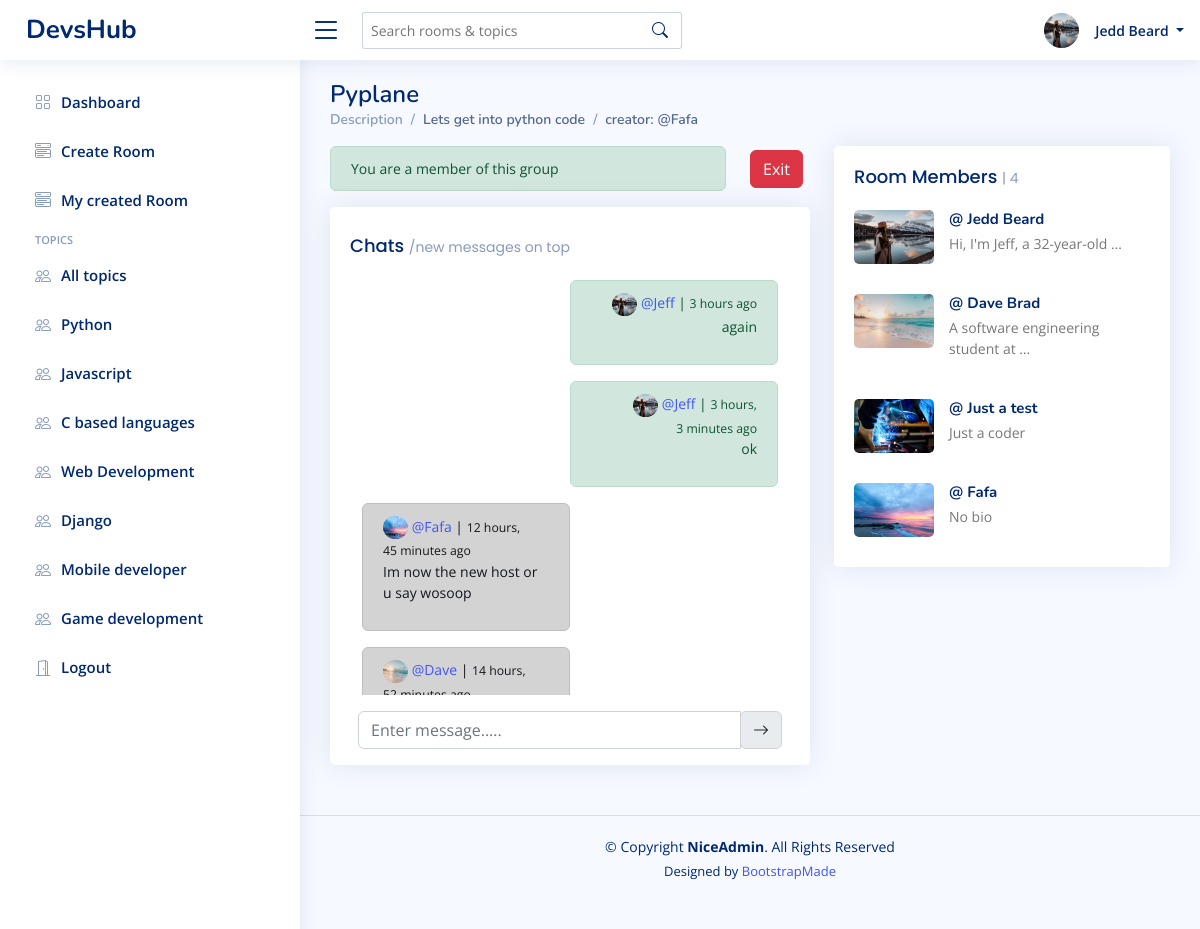
The app's page /rooms/1/ (signed in) with its own data.
### base/models.py (models this page shows, shortened)
class Profile(models.Model):
    user = models.OneToOneField(User, on_delete=models.CASCADE)
    full_name = models.CharField(max_length=200, blank=True)
    profile_pic = models.ImageField(default="avatar.png", upload_to='profiles/', blank=True)
    bio =  models.TextField(blank=True)
    job = models.CharField(max_length=150, blank=True)
    company = models.CharField(max_length=200, blank=True)
    created = models.DateTimeField(auto_now_add=True)
    updated = models.DateTimeField(auto_now=True)

class Topic(models.Model):
    name = models.CharField(max_length=100)

class Room(models.Model):
    host = models.ForeignKey(User, on_delete=models.CASCADE, blank=True)
    topic = models.ForeignKey(Topic, on_delete=models.CASCADE)
    name = models.CharField(max_length=200)
    description = models.TextField()
    members = models.ManyToManyField(User, related_name="members", blank=True)
    created = models.DateTimeField(auto_now_add=True)
    updated = models.DateTimeField(auto_now=True)
    objects = RoomManager()
    class Meta:
        ordering = ["-updated", "-created"]
    def get_messages(self):
        return self.message_set.all()

class Message(models.Model):
    user = models.ForeignKey(User, on_delete=models.CASCADE)
    room = models.ForeignKey(Room, on_delete=models.CASCADE)
    body = models.TextField()
    created = models.DateTimeField(auto_now_add=True)
    updated = models.DateTimeField(auto_now=True)
    class Meta:
        ordering = ["-created", '-updated']

### base/views.py (the view, shortened to what this page needs)
# urls.py: path("rooms/<str:pk>/", rooms, name="room"),
@login_required(login_url="login")
def rooms(request, pk):
    empty_activity = False
    room = Room.objects.get(id=pk)
    messages_ = room.message_set.all()
    members = room.members.all()
    topics = Topic.objects.all()
    room_messages = Message.objects.all().order_by("-created")[:20]
    if len(room_messages) == 0:
        empty_activity = True
    context = {
        "room": room,
        "s_messages": messages_,
        "members": members,
        "room_messages": room_messages,
        'empty_activity': empty_activity,
        'topics':topics,
    }
    return render(request, "base/rooms.html", context)

### base/templates/base/rooms.html (shortened to what this page needs)
{% extends 'main.html' %}
{% load static %}
{% load custom_filters %}
{% block css_files %}
<link href="{% static 'vendor/bootstrap/css/bootstrap.min.css' %}" rel="stylesheet">
<link href="{% static 'vendor/bootstrap-icons/bootstrap-icons.css' %}" rel="stylesheet">
<link href="{% static 'css/style.css' %}" rel="stylesheet">
{% endblock css_files %}
{% block content %}
<main id="main" class="main">
    <div class="pagetitle">
      <h1>{{room.name}}</h1>
      <nav>
        <ol class="breadcrumb">
          <li class="breadcrumb-item"><a href="index.html">Description</a></li>
          <li class="breadcrumb-item active">{{room.description|truncatewords:15}}</li>
          <li class="breadcrumb-item active">creator: @{{room.host.profile.user}}</li>
        </ol>
      </nav>
    </div>
    <section class="section dashboard">
      <div class="row">
        <div class="col-lg-7">
          {% if user in room.members.all %}
            <div class="row">
                <div class="col-md-10">
                    <div class="alert alert-success" role="alert">
                      You are a member of this group
                    </div>
                </div>
                <div class="col-md-2 mt-1 mb-2">
                    <a href="{% url "exit-room" room.id %}" class="btn btn-danger">Exit</a>
                </div>
            </div>
        {% else %}
            <div class="alert alert-dark" role="alert">
                Send message to join group
            </div>
        {% endif %}
            <div class="col-12">
              <div class="card pt-2">
                <div class="chat-container card-body" style="max-height: 480px; overflow-y: auto;">
                  <h5 class="card-title">Chats <span>/new messages on top</span></h5>
                  {% for message in room.get_messages %}
                    <div class="container">
                        <div class="col-md-6 {% if message.user == request.user  %}ms-auto text-end alert alert-success{% else %} alert alert-dark{% endif %} ">
                            <div class="media">
                                <img src="{{message.user.profile.profile_pic.url}}" style="width:25px; height:23px;" class="me- rounded-circle" alt="Profile Picture">
                                <a href="{% url 'profile' message.user.id %}"><span class="mt-0">@{{message.user}}</span></a> |
                                <small>{{message.created|timesince}} ago</small>
                                <div class="media-body">
                                    <p>{{message.body}}</p>
                                </div>
                            </div>
                        </div>
                    </div>
                  {% endfor %}
                </div>
                <div class="row m-3">
                  <form class="col-sm-12" method="POST">
                    <div class="input-group">
                    <input type="text" class="form-control" name="message" placeholder="Enter message.....">
                    <div class="input-group-append">
                        <span class="input-group-text">
                        <i class="bi bi-arrow-right"></i>
                        </span>
                    </div>
                    </div>
                  </form>
                </div>
              </div>
            </div>
        </div>
        <div class="col-lg-5">
          <div class="card">
            <div class="card-body pb-0">
              <h5 class="card-title">Room Members <span>| {{members|length}}</span></h5>
              {% for user in members %}
              <div class="news">
                <div class="post-item clearfix">
                  <a href="{% url 'profile' user.id %}"><img src="{{user.profile.profile_pic.url}}" alt=""></a>
                  <h4><a href="{% url 'profile' user.id %}">@
                    {% if user.profile.full_name %}
                        {{user.profile.full_name}}
                    {% else %}
                        {{user}}
                    {% endif %}
                  </a></h4>
                  <p>
                    {% if user.profile.bio %}
                        {{user.profile.bio|truncatewords:5}}
                    {% else %}
                        No bio
                    {% endif %}
                  </p>
                  <br>
                </div>
              </div>
              {% endfor %}
            </div>
          </div>
        </div>
      </div>
    </section>
  </main>
{% endblock content %}

### templates/main.html (shortened to what this page needs)
<!DOCTYPE html>
<html lang="en">
<head>
  {% block css_files %}{% endblock css_files %}
</head>
<body>
    {% include 'navbar.html' %}
    {% include 'aside.html' %}
    {% block content %}{% endblock content %}
  <footer id="footer" class="footer">
    <div class="copyright">
      &copy; Copyright <strong><span>NiceAdmin</span></strong>. All Rights Reserved
    </div>
    <div class="credits">
      Designed by <a href="https://bootstrapmade.com/">BootstrapMade</a>
    </div>
  </footer>
</body>
</html>

### templates/navbar.html (shortened to what this page needs)
  <header id="header" class="header fixed-top d-flex align-items-center">
    <div class="d-flex align-items-center justify-content-between">
      <a href="{% url 'home' %}" class="logo d-flex align-items-center">
        <span class="d-none d-lg-block">DevsHub</span>
      </a>
      <i class="bi bi-list toggle-sidebar-btn"></i>
    </div>
    <div class="search-bar">
      <form class="search-form d-flex align-items-center" method="GET" action="{% url 'home' %}">
        <input type="text" name="q" placeholder="Search rooms & topics" title="Enter search keyword">
        <button type="submit" title="Search"><i class="bi bi-search"></i></button>
      </form>
    </div>
    <nav class="header-nav ms-auto">
      <ul class="d-flex align-items-center">
        {% if user.is_authenticated %}
        <li class="nav-item dropdown pe-3">
          <a class="nav-link nav-profile d-flex align-items-center pe-0" href="#" data-bs-toggle="dropdown">
            <img src="{{request.user.profile.profile_pic.url}}" style="height: 35px; width:35px;" alt="Profile" class="rounded-circle me-2">
            <span class="d-none d-md-block dropdown-toggle ps-2">
              {% if request.user.profile.full_name %}
                {{request.user.profile.full_name}}
              {% else %}
                {{request.user}}
               {% endif %}
            </span>
          </a>
        </li>
        {% else %}
        <a href="{% url 'login' %}" class="btn btn-primary me-3">Login</a>
        {% endif %}
      </ul>
    </nav>
  </header>

### templates/aside.html
  <aside id="sidebar" class="sidebar">
    <ul class="sidebar-nav" id="sidebar-nav">
      <li class="nav-item">
        <a class="nav-link collapsed" href="{% url 'home' %}">
          <i class="bi bi-grid"></i>
          <span>Dashboard</span>
        </a>
      </li>
      <li class="nav-item">
        <a class="nav-link collapsed" data-bs-target="#components-nav" href="{% url 'create-room' %}">
          <i class="bi bi-menu-button-wide"></i><span>Create Room</span>
        </a>
      </li>
      <li class="nav-item">
        <a class="nav-link collapsed" data-bs-target="#components-nav" href="{% url 'created-rooms' %}">
          <i class="bi bi-menu-button-wide"></i><span>My created Room</span>
        </a>
      </li>
      <li class="nav-heading">Topics</li>
      <li class="nav-item">
        <a class="nav-link collapsed" href="{% url 'home' %}">
        <i class="bi bi-people"></i>
        <span>All topics</span>
        </a>
    </li>
      {% for topic in topics %}
        <li class="nav-item">
            <a class="nav-link collapsed" href="{% url 'home' %}?q={{topic.name}}">
            <i class="bi bi-people"></i>
            <span>{{topic.name}}</span>
            </a>
        </li>
      {% endfor %}
      {% if user.is_authenticated %}
      <li class="nav-item">
        <a class="nav-link collapsed" href="{% url 'logout' %}">
        <i class="bi bi-door-open"></i>
        <span>Logout</span>
        </a>
      </li>
      {% endif %}
    </ul>
  </aside>

### static/css/style.css (style rules this page uses)
:root { scroll-behavior: smooth; }
body { font-family: "Open Sans", sans-serif; background: #f6f9ff; color: #444444; }
a { color: #4154f1; text-decoration: none; }
h1, h2, h3, h4, h5, h6 { font-family: "Nunito", sans-serif; }
#main { margin-top: 60px; padding: 20px 30px; transition: all 0.3s; }
.pagetitle { margin-bottom: 10px; }
.pagetitle h1 { font-size: 24px; margin-bottom: 0; font-weight: 600; color: #012970; }
.card { margin-bottom: 30px; border: none; border-radius: 5px; box-shadow: 0px 0 30px rgba(1, 41, 112, 0.1); }
.card-title { padding: 20px 0 15px 0; font-size: 18px; font-weight: 500; color: #012970; font-family: "Poppins", sans-serif; }
.card-title span { color: #899bbd; font-size: 14px; font-weight: 400; }
.card-body { padding: 0 20px 20px 20px; }
.breadcrumb { font-size: 14px; font-family: "Nunito", sans-serif; color: #899bbd; font-weight: 600; }
.breadcrumb a { color: #899bbd; transition: 0.3s; }
.breadcrumb .breadcrumb-item::before { color: #899bbd; }
.breadcrumb .active { color: #51678f; font-weight: 600; }
.logo { line-height: 1; }
@media (min-width: 1200px) { .logo { width: 280px; } }
.logo span { font-size: 26px; font-weight: 700; color: #012970; font-family: "Nunito", sans-serif; }
.header { transition: all 0.5s; z-index: 997; height: 60px; box-shadow: 0px 2px 20px rgba(1, 41, 112, 0.1); background-color: #fff; padding-left: 20px; }
.header .toggle-sidebar-btn { font-size: 32px; padding-left: 10px; cursor: pointer; color: #012970; }
.header .search-bar { min-width: 360px; padding: 0 20px; }
.header .search-form { width: 100%; }
.header .search-form input { border: 0; font-size: 14px; color: #012970; border: 1px solid rgba(1, 41, 112, 0.2); padding: 7px 38px 7px 8px; border-radius: 3px; transition: 0.3s; width: 100%; }
.header .search-form button { border: 0; padding: 0; margin-left: -30px; background: none; }
.header .search-form button i { color: #012970; }
.header-nav ul { list-style: none; }
.header-nav>ul { margin: 0; padding: 0; }
.header-nav .nav-profile { color: #012970; }
.header-nav .nav-profile img { max-height: 36px; }
.header-nav .nav-profile span { font-size: 14px; font-weight: 600; }
.sidebar { position: fixed; top: 60px; left: 0; bottom: 0; width: 300px; z-index: 996; transition: all 0.3s; padding: 20px; overflow-y: auto; scrollbar-width: thin; scrollbar-color: #aab7cf transparent; box-shadow: 0px 0px 20px rgba(1, 41, 112, 0.1); background-color: #fff; }
@media (min-width: 1200px) { #main, #footer { margin-left: 300px; } }
.sidebar-nav { padding: 0; margin: 0; list-style: none; }
.sidebar-nav li { padding: 0; margin: 0; list-style: none; }
.sidebar-nav .nav-item { margin-bottom: 5px; }
.sidebar-nav .nav-heading { font-size: 11px; text-transform: uppercase; color: #899bbd; font-weight: 600; margin: 10px 0 5px 15px; }
.sidebar-nav .nav-link { display: flex; align-items: center; font-size: 15px; font-weight: 600; color: #4154f1; transition: 0.3; background: #f6f9ff; padding: 10px 15px; border-radius: 4px; }
.sidebar-nav .nav-link i { font-size: 16px; margin-right: 10px; color: #4154f1; }
.sidebar-nav .nav-link.collapsed { color: #012970; background: #fff; }
.sidebar-nav .nav-link.collapsed i { color: #899bbd; }
.dashboard .news img { width: 80px; float: left; border-radius: 5px; }
.dashboard .news h4 { font-size: 15px; margin-left: 95px; font-weight: bold; margin-bottom: 5px; }
.dashboard .news h4 a { color: #012970; transition: 0.3s; }
.dashboard .news p { font-size: 14px; color: #777777; margin-left: 95px; }
.footer { padding: 20px 0; font-size: 14px; transition: all 0.3s; border-top: 1px solid #cddfff; }
.footer .copyright { text-align: center; color: #012970; }
.footer .credits { padding-top: 5px; text-align: center; font-size: 13px; color: #012970; }

### base/templates/base/rooms.html (style rules this page uses)
.alert { padding: 0.7rem 1.25rem; font-size: 0.875rem; height: auto !important; }

### records on screen
Topic: name "Python"
Topic: name "Javascript"
Topic: name "C based languages"
Topic: name "Web Development"
Topic: name "Django"
Topic: name "Mobile developer"
Topic: name "Game development"
Room: name "Pyplane", description "Lets get into python code", host.profile.user "Fafa"
Message: user.profile.profile_pic (picture), user "Jeff", created "3 hours", body "again"
Message: user.profile.profile_pic (picture), user "Jeff", created "3 hours, 3 minutes", body "ok"
Message: user.profile.profile_pic (picture), user "Fafa", created "12 hours, 45 minutes", body "Im now the new host or u say wosoop"
Message: user.profile.profile_pic (picture), user "Dave", created "14 hours,…"

### other values on screen
{{ request.user.profile.full_name }} "Jedd Beard"
{{ members|length }} "4"
{{ user.profile.full_name }} "Jedd Beard"
{{ user.profile.bio|truncatewords:5 }} "Hi, I'm Jeff, a 32-year-old …"
{{ user.profile.full_name }} "Dave Brad"
{{ user.profile.bio|truncatewords:5 }} "A software engineering student at …"
{{ user.profile.full_name }} "Just a test"
{{ user.profile.bio|truncatewords:5 }} "Just a coder"
{{ user }} "Fafa"
